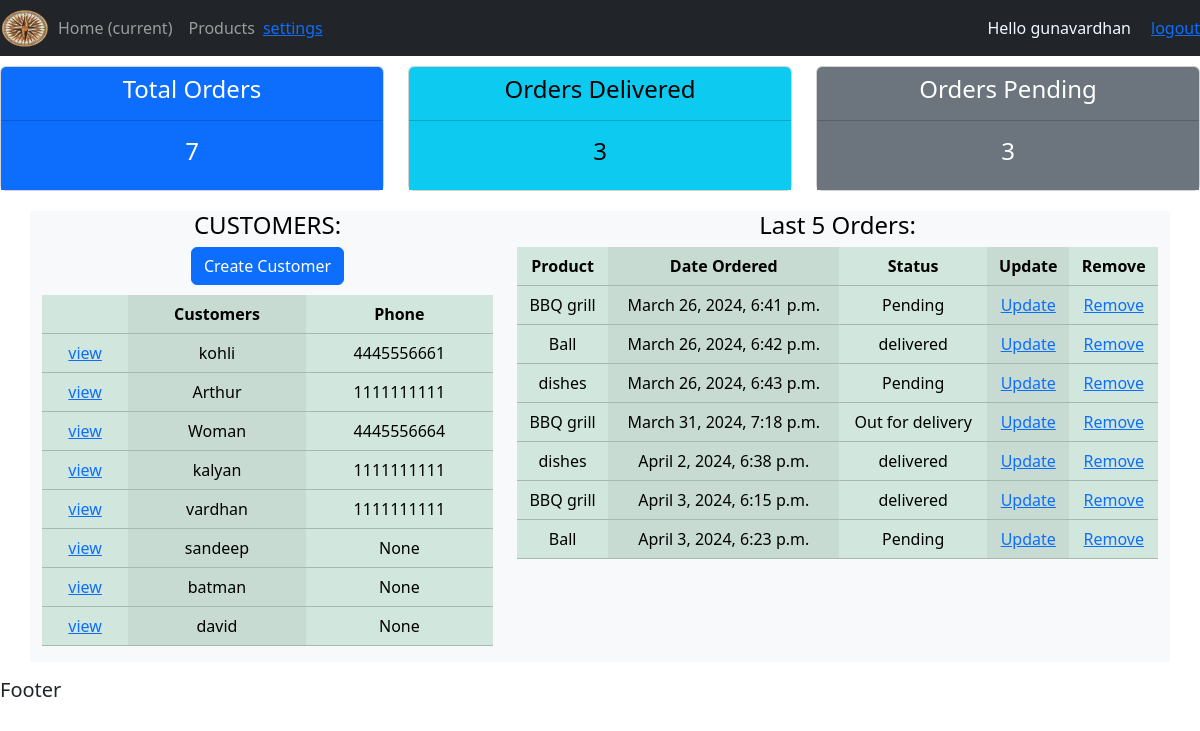
The app's page / (signed in) with its own data.
### account/models.py (models this page shows, shortened)
class Customer(models.Model):
    user = models.OneToOneField(User,null=True,on_delete=models.CASCADE)
    name = models.CharField(max_length=200,null=True)
    phone = models.CharField(max_length=200,null=True)
    email = models.EmailField(null=True)
    profile_pic = models.ImageField(null=True, blank=True)
    date_created = models.DateTimeField(auto_now_add = True,null=True)

class Order(models.Model):
    STATUS = (
        ('Pending','Pending'),
        ('Out for delivery','Out for delivery'),
        ('delivered','delivered')
    )
    product = models.ForeignKey(Product,null=True, on_delete=models.SET_NULL)
    customer = models.ForeignKey(Customer,null=True, on_delete=models.SET_NULL)
    date_created = models.DateTimeField(auto_now_add = True,null=True)
    status = models.CharField(max_length=200,null=True,choices=STATUS)
    note = models.CharField(max_length=2000,null=True)

class Product(models.Model):
    CATEGORY = (
        ('in door','in door'),
        ('out door','out door')
    )
    name = models.CharField(max_length=200,null=True)
    price = models.FloatField(null=True)
    category = models.CharField(max_length=200,null=True,choices = CATEGORY)
    description = models.CharField(max_length=200,null=True)
    tag = models.ManyToManyField(Tag)
    date_created = models.DateTimeField(auto_now_add = True,null=True)

### account/decorators.py (the view)
    def wrapper_func(request,*args,**kwargs):
        group=None
        if request.user.groups.exists():
            group=request.user.groups.all()[0].name
            if group=='customers':
                return redirect('/user')
            return view_func(request,*args,**kwargs)

### account/views.py (called while the page is built)
@login_required(login_url='/login')
@admin_only
def Home(request):
    customers = Customer.objects.all()
    orders = Order.objects.all()
    pending = orders.filter(status='Pending').count()
    total = orders.all().count()
    delivered = orders.filter(status='delivered').count()
    context = {'pending':pending,'total':total,'delivered':delivered,'customers':customers,'orders':orders}
    return render(request,'account/Dashboard.html',context)

### account/templates/account/Dashboard.html (shortened to what this page needs)
{%extends 'account/Main.html'%}
{%block content%}
<html>
    <head>
    </head>
    <body>
        {%include 'account/status.html'%}
        <div class="container text-center gap-3" style="margin-top: 20px;">
            <div class="row">
                <div class="col-md-5 text-bg-light mb-3">
                    <h4>CUSTOMERS:</h1>
                    <button type="button" class="btn btn-primary" style="margin-bottom: 10px;">Create Customer</button>
                    <table class="table table-success table-striped-columns text-center">
                        <thead>
                            <tr>
                                <th></th>
                                <th scope="col">Customers</th>
                                <th scope="col">Phone</th>
                            </tr>
                        </thead>
                        {%for customer in customers%}
                        <tr>
                            <td><a href="{%url 'customers' customer.id%}">view</a></td>
                            <td>{{customer.name}}</td>
                            <td>{{customer.phone}}</td>
                        </tr>
                        {%endfor%}
                    </table>
                </div>
                <div class="col-md-7 text-bg-light mb-3">
                    <h4>Last 5 Orders:</h1>
                    <table class="table table-success table-striped-columns text-center">
                        <thead>
                            <tr>
                                <th scope="col">Product</th>
                                <th scope="col">Date Ordered</th>
                                <th scope="col">Status</th>
                                <th scope="col">Update</th>
                                <th scope="col">Remove</th>
                            </tr>
                        </thead>
                        {%for order in orders%}
                        <tr>
                            <td>{{order.product.name}}</td>
                            <td>{{order.date_created}}</td>
                            <td>{{order.status}}</td>
                            <td><a href="{% url 'updateorder' order.id %}">Update</a></td>
                            <td><a href="{%url 'deleteorder' order.id%}">Remove</a></td>
                        </tr>
                        {%endfor%}
                    </table>
                </div>
            </div>
        </div>
    </body>
</html>
{%endblock%}

### account/templates/account/Navbar.html (shortened to what this page needs)
{% load static %}
<nav class="navbar navbar-expand-lg navbar-dark bg-dark">
    <image src="{%static 'images/poto.png'%}" style="height: 40px; width: 50px;">
    <div class="collapse navbar-collapse" id="navbarNav">
      {%if request.user.is_staff%}
      <ul class="navbar-nav">
        <li class="nav-item active">
          <a class="nav-link" href="{%url 'home'%}">Home <span class="sr-only">(current)</span></a>
        </li>
        <li class="nav-item">
          <a class="nav-link" href="{%url 'products'%}">Products</a>
        </li>
      </ul>
      {%endif%}
      <a href="{%url 'profilesetting'%}">settings</a>
    </div>
    <span style="color: aliceblue;margin-right: 20px;">Hello {{request.user}}</span>
    <span><a href="{%url 'logout_page'%}">logout</a></span>
  </nav>

### records on screen
Customer: name "kohli", phone "4445556661"
Customer: name "Arthur", phone "1111111111"
Customer: name "Woman", phone "4445556664"
Customer: name "kalyan", phone "1111111111"
Customer: name "vardhan", phone "1111111111"
Customer: name "sandeep", phone "None"
Customer: name "batman", phone "None"
Customer: name "david", phone "None"
Order: product.name "BBQ grill", date_created "March 26, 2024, 6:41 p.m.", status "Pending"
Order: product.name "Ball", date_created "March 26, 2024, 6:42 p.m.", status "delivered"
Order: product.name "dishes", date_created "March 26, 2024, 6:43 p.m.", status "Pending"
Order: product.name "BBQ grill", date_created "March 31, 2024, 7:18 p.m.", status "Out for delivery"
Order: product.name "dishes", date_created "April 2, 2024, 6:38 p.m.", status "delivered"
Order: product.name "BBQ grill", date_created "April 3, 2024, 6:15 p.m.", status "delivered"
Order: product.name "Ball", date_created "April 3, 2024, 6:23 p.m.", status "Pending"

### other values on screen
{{ request.user }} "gunavardhan"
{{ total }} "7"
{{ delivered }} "3"
{{ pending }} "3"
